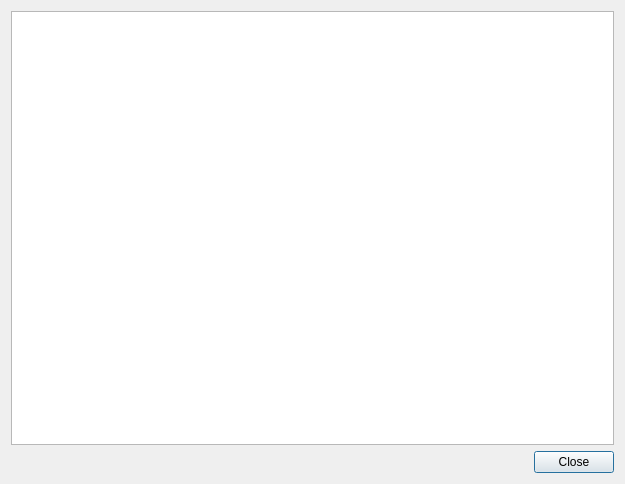
<?xml version="1.0" encoding="UTF-8"?>
<ui version="4.0">
 <class>Dialog</class>
 <widget class="QDialog" name="Dialog">
  <property name="geometry">
   <rect>
    <x>0</x>
    <y>0</y>
    <width>625</width>
    <height>484</height>
   </rect>
  </property>
  <property name="windowTitle">
   <string>Wykres</string>
  </property>
  <layout class="QGridLayout" name="gridLayout">
   <item row="0" column="0">
    <widget class="PlotWidget" name="plotWidget"/>
   </item>
   <item row="1" column="0">
    <layout class="QHBoxLayout" name="horizontalLayout">
     <item>
      <spacer name="horizontalSpacer">
       <property name="orientation">
        <enum>Qt::Horizontal</enum>
       </property>
       <property name="sizeHint" stdset="0">
        <size>
         <width>9999</width>
         <height>20</height>
        </size>
       </property>
      </spacer>
     </item>
     <item>
      <widget class="QDialogButtonBox" name="buttonBox">
       <property name="orientation">
        <enum>Qt::Horizontal</enum>
       </property>
       <property name="standardButtons">
        <set>QDialogButtonBox::Close</set>
       </property>
      </widget>
     </item>
    </layout>
   </item>
  </layout>
 </widget>
 <customwidgets>
  <customwidget>
   <class>PlotWidget</class>
   <extends>QGraphicsView</extends>
   <header>plotwidget.h</header>
  </customwidget>
 </customwidgets>
 <resources/>
 <connections>
  <connection>
   <sender>buttonBox</sender>
   <signal>accepted()</signal>
   <receiver>Dialog</receiver>
   <slot>accept()</slot>
   <hints>
    <hint type="sourcelabel">
     <x>248</x>
     <y>254</y>
    </hint>
    <hint type="destinationlabel">
     <x>157</x>
     <y>274</y>
    </hint>
   </hints>
  </connection>
  <connection>
   <sender>buttonBox</sender>
   <signal>rejected()</signal>
   <receiver>Dialog</receiver>
   <slot>reject()</slot>
   <hints>
    <hint type="sourcelabel">
     <x>316</x>
     <y>260</y>
    </hint>
    <hint type="destinationlabel">
     <x>286</x>
     <y>274</y>
    </hint>
   </hints>
  </connection>
 </connections>
</ui>
